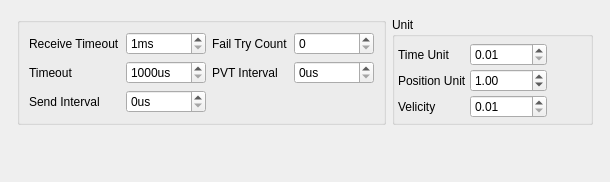
     <widget class="QWidget" name="tab_11">
      <attribute name="title">
       <string>Time</string>
      </attribute>
      <layout class="QGridLayout" name="gridLayout_13">
       <item row="0" column="0">
        <layout class="QHBoxLayout" name="horizontalLayout_5">
         <property name="leftMargin">
          <number>6</number>
         </property>
         <property name="topMargin">
          <number>6</number>
         </property>
         <property name="rightMargin">
          <number>6</number>
         </property>
         <property name="bottomMargin">
          <number>6</number>
         </property>
         <item>
          <widget class="QGroupBox" name="groupBox_12">
           <property name="title">
            <string/>
           </property>
           <layout class="QGridLayout" name="gridLayout_7">
            <item row="0" column="3">
             <widget class="QSpinBox" name="spinFailTry">
              <property name="minimum">
               <number>0</number>
              </property>
              <property name="maximum">
               <number>10</number>
              </property>
             </widget>
            </item>
            <item row="0" column="1">
             <widget class="QSpinBox" name="spinRecvTmo">
              <property name="suffix">
               <string>ms</string>
              </property>
              <property name="minimum">
               <number>1</number>
              </property>
              <property name="maximum">
               <number>100</number>
              </property>
             </widget>
            </item>
            <item row="1" column="0">
             <widget class="QLabel" name="label">
              <property name="text">
               <string>Timeout</string>
              </property>
             </widget>
            </item>
            <item row="1" column="1">
             <widget class="QSpinBox" name="spinTmo">
              <property name="suffix">
               <string>us</string>
              </property>
              <property name="minimum">
               <number>1000</number>
              </property>
              <property name="maximum">
               <number>1000000</number>
              </property>
             </widget>
            </item>
            <item row="0" column="0">
             <widget class="QLabel" name="label_42">
              <property name="text">
               <string>Receive Timeout</string>
              </property>
             </widget>
            </item>
            <item row="2" column="1">
             <widget class="QSpinBox" name="spinInterval">
              <property name="suffix">
               <string>us</string>
              </property>
              <property name="minimum">
               <number>0</number>
              </property>
              <property name="maximum">
               <number>1000000</number>
              </property>
             </widget>
            </item>
            <item row="0" column="2">
             <widget class="QLabel" name="label_18">
              <property name="text">
               <string>Fail Try Count</string>
              </property>
             </widget>
            </item>
            <item row="2" column="0">
             <widget class="QLabel" name="label_6">
              <property name="text">
               <string>Send Interval</string>
              </property>
             </widget>
            </item>
            <item row="1" column="2">
             <widget class="QLabel" name="label_27">
              <property name="text">
               <string>PVT Interval</string>
              </property>
             </widget>
            </item>
            <item row="1" column="3">
             <widget class="QSpinBox" name="spinPvtInterval">
              <property name="suffix">
               <string>us</string>
              </property>
              <property name="minimum">
               <number>0</number>
              </property>
              <property name="maximum">
               <number>1000000</number>
              </property>
             </widget>
            </item>
           </layout>
          </widget>
         </item>
         <item>
          <widget class="QGroupBox" name="groupBox_2">
           <property name="sizePolicy">
            <sizepolicy hsizetype="Preferred" vsizetype="Preferred">
             <horstretch>0</horstretch>
             <verstretch>0</verstretch>
            </sizepolicy>
           </property>
           <property name="title">
            <string>Unit</string>
           </property>
           <layout class="QGridLayout" name="gridLayout">
            <property name="leftMargin">
             <number>3</number>
            </property>
            <property name="topMargin">
             <number>6</number>
            </property>
            <property name="rightMargin">
             <number>3</number>
            </property>
            <property name="bottomMargin">
             <number>3</number>
            </property>
            <property name="spacing">
             <number>3</number>
            </property>
            <item row="0" column="1">
             <widget class="QDoubleSpinBox" name="dblTimeUnit">
              <property name="decimals">
               <number>2</number>
              </property>
              <property name="minimum">
               <double>0.010000000000000</double>
              </property>
              <property name="maximum">
               <double>10000.000000000000000</double>
              </property>
             </widget>
            </item>
            <item row="1" column="1">
             <widget class="QDoubleSpinBox" name="dblPosUnit">
              <property name="minimum">
               <double>0.010000000000000</double>
              </property>
              <property name="maximum">
               <double>10000.000000000000000</double>
              </property>
              <property name="value">
               <double>1.000000000000000</double>
              </property>
             </widget>
            </item>
            <item row="0" column="2">
             <spacer name="horizontalSpacer">
              <property name="orientation">
               <enum>Qt::Horizontal</enum>
              </property>
              <property name="sizeHint" stdset="0">
               <size>
                <width>40</width>
                <height>20</height>
               </size>
              </property>
             </spacer>
            </item>
            <item row="2" column="0">
             <widget class="QLabel" name="label_10">
              <property name="text">
               <string>Velicity</string>
              </property>
             </widget>
            </item>
            <item row="2" column="1">
             <widget class="QDoubleSpinBox" name="dblVelUnit">
              <property name="minimum">
               <double>0.010000000000000</double>
              </property>
              <property name="maximum">
               <double>10000.000000000000000</double>
              </property>
             </widget>
            </item>
            <item row="0" column="0">
             <widget class="QLabel" name="label_2">
              <property name="text">
               <string>Time Unit</string>
              </property>
             </widget>
            </item>
            <item row="1" column="0">
             <widget class="QLabel" name="label_9">
              <property name="text">
               <string>Position Unit</string>
              </property>
             </widget>
            </item>
           </layout>
          </widget>
         </item>
        </layout>
       </item>
       <item row="1" column="0">
        <spacer name="verticalSpacer_7">
         <property name="orientation">
          <enum>Qt::Vertical</enum>
         </property>
         <property name="sizeHint" stdset="0">
          <size>
           <width>20</width>
           <height>40</height>
          </size>
         </property>
        </spacer>
       </item>
      </layout>
     </widget>
